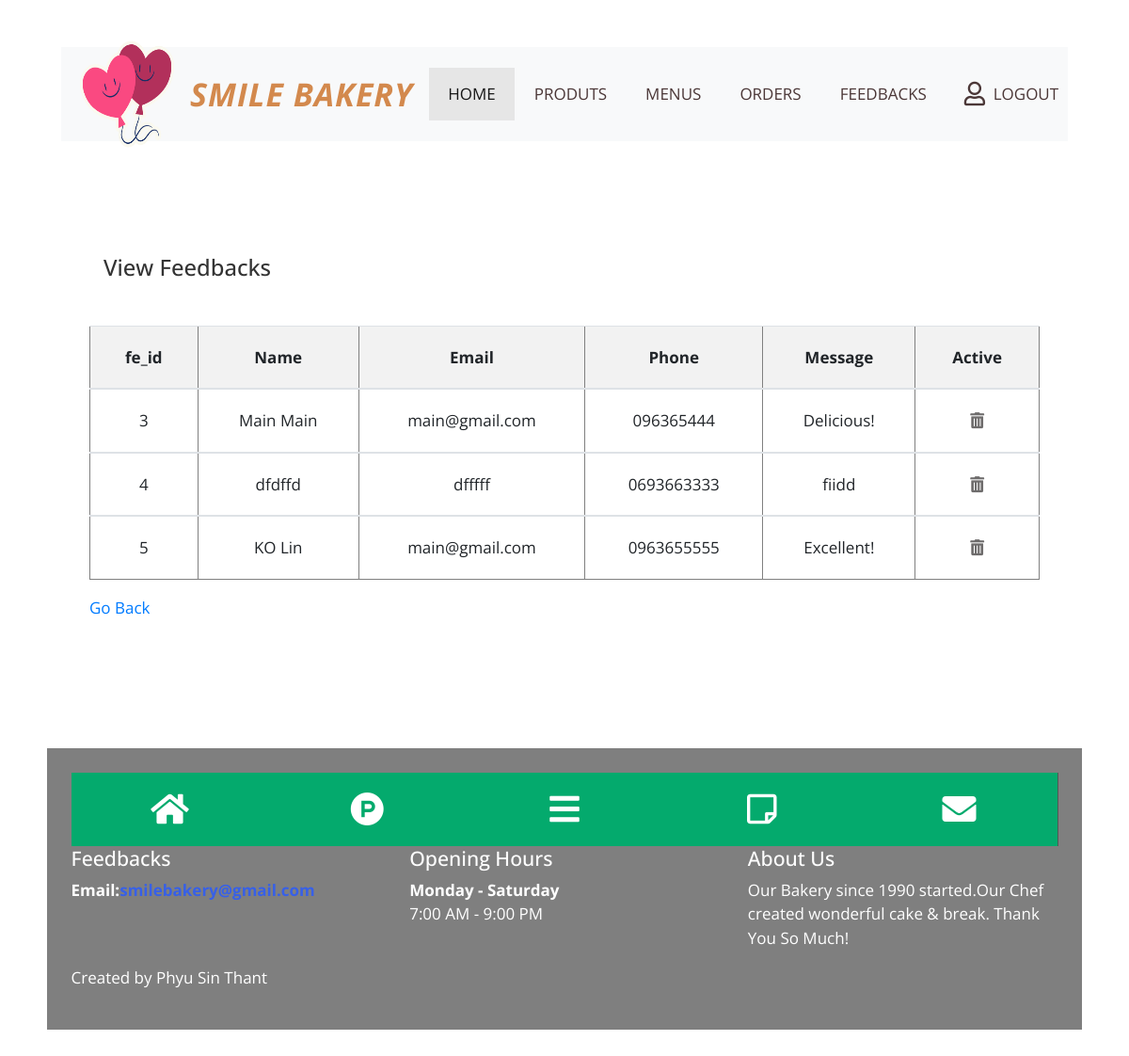
The page /admin/feedbacks.php on the database its author committed.
### tables this page shows
CREATE TABLE IF NOT EXISTS `feedbacks` (
  `fe_id` int(100) NOT NULL AUTO_INCREMENT,
  `name` varchar(20) NOT NULL,
  `email` varchar(20) NOT NULL,
  `phone` varchar(20) NOT NULL,
  `message` varchar(20) NOT NULL,
  PRIMARY KEY (`fe_id`)
);

### admin/feedbacks.php (the view, shortened to what this page needs)
<!DOCTYPE html>
<html lang="en">
<head>
    <link rel="stylesheet" href="css/fontawesome.min.css">
    <link rel="stylesheet" href="jquery-ui-datepicker/jquery-ui.min.css" type="text/css" />
    <link rel="stylesheet" href="css/bootstrap.min.css">
    <link rel="stylesheet" href="css/tooplate.css">
</head>
<body id="reportsPage">
    <div class="" id="home">
        <div class="container">
            <div class="row">
                <div class="col-12">
                    <nav class="navbar navbar-expand-xl navbar-light bg-light">
                        <a class="navbar-brand" href="#">
                        <img  src="img/balloons.jpg" width="100" height="130">
                            <h1 class="tm-site-title mb-0">SMILE BAKERY</h1>
                        </a>
                        <div class="collapse navbar-collapse" id="navbarSupportedContent">
                            <ul class="navbar-nav mx-auto">
                                <li class="nav-item">
                                    <a class="nav-link active" href="home.php">HOME
                                    </a>
                                </li>
                                 <li class="nav-item">
                                    <a class="nav-link" href="products.php">PRODUTS</a>
                                </li>
								<li class="nav-item">
                                    <a class="nav-link" href="menu.php">MENUS</a>
                                </li>
                                <li class="nav-item">
                                    <a class="nav-link" href="view_orders.php">ORDERS</a>
                                </li>
                                <li class="nav-item">
                                    <a class="nav-link" href="feedbacks.php">FEEDBACKS</a>
                                </li>
                            </ul>
                            <ul class="navbar-nav">
                                <li class="nav-item">
                                    <a class="nav-link d-flex" href="log
									out.php">
                                        <i class="far fa-user mr-2 tm-logout-icon"></i>
                                        <span>LOGOUT</span>
                                    </a>
                                </li>
                            </ul>
                        </div>
                    </nav>
                </div>
            </div>
        <div class="row tm-mt-big">
            <div class="col-xl-12 col-lg-12 col-md-12 col-sm-12">
                <div class="bg-white tm-block">
                    <div class="row">
                        <div class="col-12">
                            <h2 class="tm-block-title d-inline-block">View Feedbacks</h2>
                        </div>
                            <?php
                            $data="SELECT * FROM feedbacks";
                            $val=mysql_query($data);
                            echo"<table border='1'class='table table-hover table-striped tm-table-striped-even mt-3'>";
                                echo"<thead>";
                                   echo "<tr class='tm-bg-gray'>
										<th scope='col'class='text-center'>fe_id</th>
										<th scope='col'class='text-center'>Name</th>
										<th scope='col'class='text-center'>Email</th>
                                        <th scope='col' class='text-center'>Phone</th>
										<th scope='col' class='text-center'>Message</th>
                                        <th scope='col'  class='text-center'>Active</th>
                                    </tr>";
                                echo"</thead>";
								while(list($fe_id,$name,$email,$phone,$message)=mysql_fetch_array($val))
								{
                                echo"<tbody>";
                                    echo"<tr>";
										 echo"<td class='text-center'>".$fe_id."</td>";
                                        echo"<td class='text-center'>".$name."</td>";
                                       echo"<td class='text-center'>".$email."</td>";
                                        echo"<td class='text-center'>".$phone."</td>";
                                       echo"<td  class='text-center'>".$message."</td>";
                                       echo"<td class='text-center'>"."<a href='delete-fb.php?id=$fe_id'>"."<i class='fas fa-trash-alt tm-trash-icon'>"."</i><a/>"."</td>";
                                    echo"</tr>";
                                echo"</tbody>";
								}
                            echo"</table>";
                            ?>
                            <p><a href="home.php">Go Back</a></p>
                    </div>
                </div>
            </div>
        </div>
        <footer class="row tm-mt-big">
            <div class="d-inline-block tm-bg-black text-white py-4 px-4">
                <div class="icon-bar">
                <a class="active" href="home.php"><i class="fa fa-home"></i></a>
                <a  class="active" href="products.php"><i class="fab fa-product-hunt"></i></a>
                <a  class="active" href="menu.php"><i class="fas fa-bars"></i></a>
                <a  class="active" href="todo.php"><i class="far fa-sticky-note"></i></a>
                <a class="active" href="feedbacks.php"><i class="fa fa-envelope"></i></a>
            </div>
                <div class="row">
                    <div class="wow fadeInUp col-md-4 col-sm-4" data-wow-delay="1.3s">
                    <h5>Feedbacks </h5>
                    <b>Email:<a style="color:#3760e8;">smilebakery@gmail.com</a></b>
                    </div>
                    <div class="wow fadeInUp col-md-4 col-sm-4" data-wow-delay="1.9s">
                    <h5>Opening Hours</h5>
                    <strong>Monday - Saturday</strong>
                    <p>7:00 AM - 9:00 PM</p>
                    </div>
                    <div class="wow fadeInUp col-md-4 col-sm-4" data-wow-delay="1.6s">
                        <h5>About Us</h5>
                        <p>Our Bakery since 1990 started.Our Chef created wonderful cake & break.
                        Thank You So Much!</p>
                    </div>
                    </div>
                    <p>Created by Phyu Sin Thant</p>
                </div>
        </footer>
    </div>
</body>
</html>

### admin/css/tooplate.css (style rules this page uses)
html { font-size: 17px; }
body { font-family: "Open Sans", Helvetica, Arial, sans-serif; overflow-x: hidden; }
body { background-image: url(../img/dash-bg-01.jpg); background-size: cover; background-repeat: no-repeat; background-position: center; background-attachment: fixed; padding-left: 50px; padding-right: 50px; }
a { transition: all 0.3s ease; }
.navbar-brand { display: flex; align-items: center; }
.tm-site-title { display: inline-block; text-transform: uppercase; font-size: 2rem; font-weight:bold; font-style:italic; margin-left: 1rem; color: #d3894d; letter-spacing: 1px; }
.navbar { height: 100px; padding-left: 20px; padding-right: 20px; margin-top: 50px; }
.tm-logout-icon { font-size: 1.5em; }
.tm-bg-black { background-color: rgba(0, 0, 0, 0.5); }
.tm-mt-big { margin-top: 70px; }
.tm-block { padding: 50px 45px; }
.tm-block-title { font-size: 1.4rem; color: #333; margin-bottom: 30px; }
.navbar-light .navbar-nav .nav-link { color: #4b3737; }
.navbar-light .navbar-nav .nav-link, .dropdown-item { padding: 15px 20px; }
.navbar-light .navbar-nav .active > .nav-link, .navbar-light .navbar-nav .nav-link.active, .navbar-light .navbar-nav .nav-link.show, .navbar-light .navbar-nav .show > .nav-link, .navbar-light .navbar-nav a:hover { background-color: #e6e6e6; }
.nav-item { margin-right: 30px; }
.nav-item:last-child { margin-right: 0; }
.table td, .table th { padding: 20px 24px; }
.tm-bg-gray { background-color: rgba(0, 0, 0, 0.05); }
.tm-table-striped-even.table-striped tbody tr:nth-of-type(odd) { background-color: white; }
.tm-trash-icon { color: #6e6c6c; cursor: pointer; }
footer { margin-bottom:29px; }
@media (min-width: 1200px) { .container { max-width: 1630px; } }
@media (max-width: 1275px) and (min-width: 1200px) { .nav-item { margin-right: 15px; } }
@media (max-width: 1350px) { .nav-item { margin-right: 1px; } }
body { margin:0; }
.icon-bar { width: 100%; background-color: #555; overflow: auto; }
.icon-bar a { float: left; width: 20%; text-align: center; padding: 12px 0; transition: all 0.3s ease; color: white; font-size: 36px; }
.active { background-color: #04AA6D; }

### rows shown on the page
feedbacks: fe_id "3", name "Main Main", email "main@gmail.com", phone "096365444", message "Delicious!"
feedbacks: fe_id "4", name "dfdffd", email "dfffff", phone "0693663333", message "fiidd"
feedbacks: fe_id "5", name "KO Lin", email "main@gmail.com", phone "0963655555", message "Excellent!"
